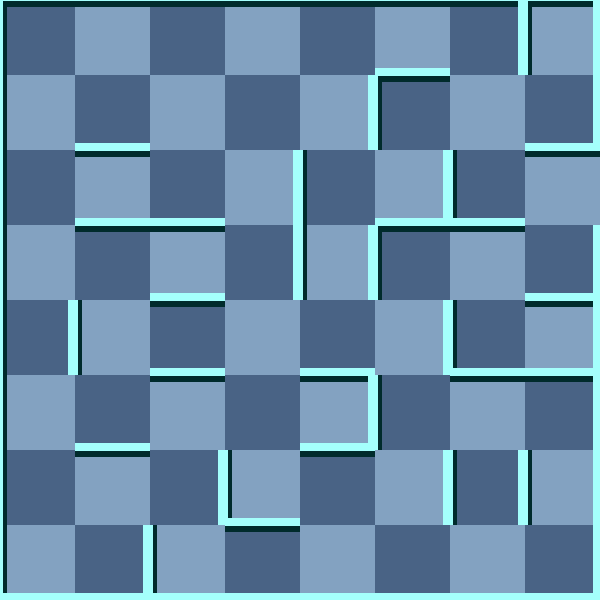

Tiled map render using the project's own tile images. Description and the map definition, with tile-layer contents summarised, below:
An orthogonal 8x8 tile map with 75x75 px tiles, 2 tile layers (background, 块层 1) and 5 objects (2x WhiteMummy, Exit, Trap, Player).

<map version="1.0" orientation="orthogonal" width="8" height="8" tilewidth="75" tileheight="75">
 <tileset firstgid="1" name="wall" tilewidth="75" tileheight="75">
  <image source="gfx/wall.png" width="300" height="375" />
  <tile id="0">
   <properties>
    <property name="ValOfWall" value="0" />
   </properties>
  </tile>
  <tile id="1">
   <properties>
    <property name="ValOfWall" value="1" />
   </properties>
  </tile>
  <tile id="2">
   <properties>
    <property name="ValOfWall" value="2" />
   </properties>
  </tile>
  <tile id="3">
   <properties>
    <property name="ValOfWall" value="3" />
   </properties>
  </tile>
  <tile id="4">
   <properties>
    <property name="ValOfWall" value="4" />
   </properties>
  </tile>
  <tile id="5">
   <properties>
    <property name="ValOfWall" value="5" />
   </properties>
  </tile>
  <tile id="6">
   <properties>
    <property name="ValOfWall" value="6" />
   </properties>
  </tile>
  <tile id="7">
   <properties>
    <property name="ValOfWall" value="7" />
   </properties>
  </tile>
  <tile id="8">
   <properties>
    <property name="ValOfWall" value="8" />
   </properties>
  </tile>
  <tile id="9">
   <properties>
    <property name="ValOfWall" value="9" />
   </properties>
  </tile>
  <tile id="10">
   <properties>
    <property name="ValOfWall" value="10" />
   </properties>
  </tile>
  <tile id="11">
   <properties>
    <property name="ValOfWall" value="11" />
   </properties>
  </tile>
  <tile id="12">
   <properties>
    <property name="ValOfWall" value="12" />
   </properties>
  </tile>
  <tile id="13">
   <properties>
    <property name="ValOfWall" value="13" />
   </properties>
  </tile>
  <tile id="14">
   <properties>
    <property name="ValOfWall" value="14" />
   </properties>
  </tile>
  <tile id="15">
   <properties>
    <property name="ValOfWall" value="15" />
   </properties>
  </tile>
  <tile id="18">
   <properties>
    <property name="ValOfWall" value="-1" />
   </properties>
  </tile>
 </tileset>
 <layer name="background" width="8" height="8">
  <data>[64 cells, 64 non-empty, 2 distinct tile ids]</data>
 </layer>
 <layer name="块层 1" width="8" height="8">
  <data>[64 cells, 64 non-empty, 13 distinct tile ids]</data>
 </layer>
 <objectgroup name="对象层 1" width="8" height="8">
  <object name="Exit" x="600" y="150" />
  <object name="Trap" x="450" y="150">
   <properties>
    <property name="value" value="8" />
   </properties>
  </object>
  <object name="WhiteMummy" x="450" y="225">
   <properties>
    <property name="value" value="21" />
   </properties>
  </object>
  <object name="WhiteMummy" x="0" y="225">
   <properties>
    <property name="value" value="25" />
   </properties>
  </object>
  <object name="Player" x="525" y="525">
   <properties>
    <property name="value" value="1" />
   </properties>
  </object>
 </objectgroup>
</map>
